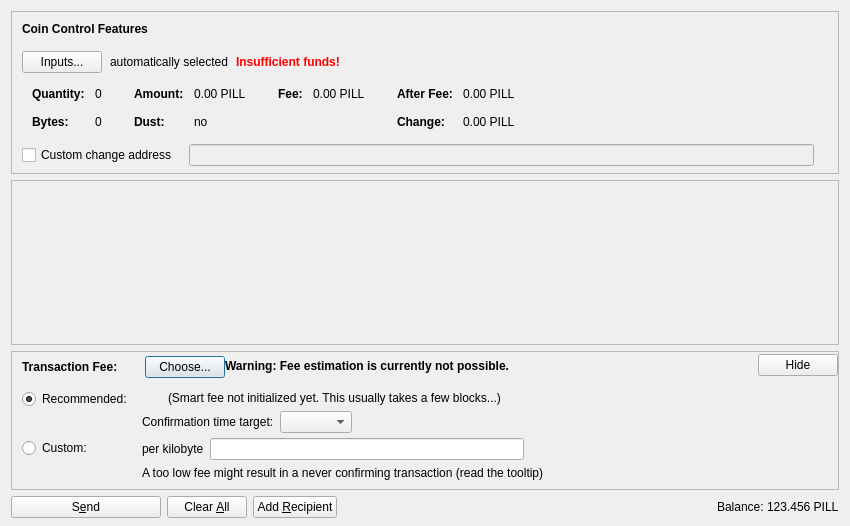
<?xml version="1.0" encoding="UTF-8"?>
<ui version="4.0">
 <class>SendCoinsDialog</class>
 <widget class="QDialog" name="SendCoinsDialog">
  <property name="geometry">
   <rect>
    <x>0</x>
    <y>0</y>
    <width>850</width>
    <height>526</height>
   </rect>
  </property>
  <property name="windowTitle">
   <string>Send Coins</string>
  </property>
  <layout class="QVBoxLayout" name="verticalLayout" stretch="0,1,0,0">
   <property name="bottomMargin">
    <number>8</number>
   </property>
   <item>
    <widget class="QFrame" name="frameCoinControl">
     <property name="sizePolicy">
      <sizepolicy hsizetype="Expanding" vsizetype="Expanding">
       <horstretch>0</horstretch>
       <verstretch>0</verstretch>
      </sizepolicy>
     </property>
     <property name="maximumSize">
      <size>
       <width>16777215</width>
       <height>16777215</height>
      </size>
     </property>
     <property name="frameShape">
      <enum>QFrame::StyledPanel</enum>
     </property>
     <property name="frameShadow">
      <enum>QFrame::Sunken</enum>
     </property>
     <layout class="QVBoxLayout" name="verticalLayoutCoinControl2">
      <property name="spacing">
       <number>0</number>
      </property>
      <property name="leftMargin">
       <number>0</number>
      </property>
      <property name="topMargin">
       <number>0</number>
      </property>
      <property name="rightMargin">
       <number>0</number>
      </property>
      <property name="bottomMargin">
       <number>6</number>
      </property>
      <item>
       <layout class="QVBoxLayout" name="verticalLayoutCoinControl" stretch="0,0,0,0,1">
        <property name="spacing">
         <number>0</number>
        </property>
        <property name="leftMargin">
         <number>10</number>
        </property>
        <property name="topMargin">
         <number>10</number>
        </property>
        <item>
         <layout class="QHBoxLayout" name="horizontalLayoutCoinControl1">
          <property name="bottomMargin">
           <number>15</number>
          </property>
          <item>
           <widget class="QLabel" name="labelCoinControlFeatures">
            <property name="sizePolicy">
             <sizepolicy hsizetype="Preferred" vsizetype="Maximum">
              <horstretch>0</horstretch>
              <verstretch>0</verstretch>
             </sizepolicy>
            </property>
            <property name="font">
             <font>
              <weight>75</weight>
              <bold>true</bold>
             </font>
            </property>
            <property name="styleSheet">
             <string notr="true">font-weight:bold;</string>
            </property>
            <property name="text">
             <string>Coin Control Features</string>
            </property>
           </widget>
          </item>
         </layout>
        </item>
        <item>
         <layout class="QHBoxLayout" name="horizontalLayoutCoinControl2" stretch="0,0,0,0">
          <property name="spacing">
           <number>8</number>
          </property>
          <property name="bottomMargin">
           <number>10</number>
          </property>
          <item>
           <widget class="QPushButton" name="pushButtonCoinControl">
            <property name="styleSheet">
             <string notr="true"/>
            </property>
            <property name="text">
             <string>Inputs...</string>
            </property>
            <property name="autoDefault">
             <bool>false</bool>
            </property>
           </widget>
          </item>
          <item>
           <widget class="QLabel" name="labelCoinControlAutomaticallySelected">
            <property name="text">
             <string>automatically selected</string>
            </property>
            <property name="margin">
             <number>5</number>
            </property>
           </widget>
          </item>
          <item>
           <widget class="QLabel" name="labelCoinControlInsuffFunds">
            <property name="font">
             <font>
              <weight>75</weight>
              <bold>true</bold>
             </font>
            </property>
            <property name="styleSheet">
             <string notr="true">color:red;font-weight:bold;</string>
            </property>
            <property name="text">
             <string>Insufficient funds!</string>
            </property>
            <property name="margin">
             <number>5</number>
            </property>
           </widget>
          </item>
          <item>
           <spacer name="horizontalSpacerCoinControl">
            <property name="orientation">
             <enum>Qt::Horizontal</enum>
            </property>
            <property name="sizeHint" stdset="0">
             <size>
              <width>40</width>
              <height>1</height>
             </size>
            </property>
           </spacer>
          </item>
         </layout>
        </item>
        <item>
         <widget class="QWidget" name="widgetCoinControl" native="true">
          <property name="sizePolicy">
           <sizepolicy hsizetype="Preferred" vsizetype="Preferred">
            <horstretch>0</horstretch>
            <verstretch>0</verstretch>
           </sizepolicy>
          </property>
          <property name="minimumSize">
           <size>
            <width>0</width>
            <height>0</height>
           </size>
          </property>
          <property name="styleSheet">
           <string notr="true"/>
          </property>
          <layout class="QHBoxLayout" name="horizontalLayoutCoinControl5">
           <property name="leftMargin">
            <number>0</number>
           </property>
           <property name="topMargin">
            <number>0</number>
           </property>
           <property name="rightMargin">
            <number>0</number>
           </property>
           <property name="bottomMargin">
            <number>0</number>
           </property>
           <item>
            <layout class="QHBoxLayout" name="horizontalLayoutCoinControl3" stretch="0,0,0,1">
             <property name="spacing">
              <number>20</number>
             </property>
             <property name="topMargin">
              <number>0</number>
             </property>
             <property name="bottomMargin">
              <number>10</number>
             </property>
             <item>
              <layout class="QFormLayout" name="formLayoutCoinControl1">
               <property name="horizontalSpacing">
                <number>10</number>
               </property>
               <property name="verticalSpacing">
                <number>14</number>
               </property>
               <property name="leftMargin">
                <number>10</number>
               </property>
               <property name="topMargin">
                <number>4</number>
               </property>
               <property name="rightMargin">
                <number>6</number>
               </property>
               <item row="0" column="0">
                <widget class="QLabel" name="labelCoinControlQuantityText">
                 <property name="font">
                  <font>
                   <weight>75</weight>
                   <bold>true</bold>
                  </font>
                 </property>
                 <property name="text">
                  <string>Quantity:</string>
                 </property>
                 <property name="margin">
                  <number>0</number>
                 </property>
                </widget>
               </item>
               <item row="0" column="1">
                <widget class="QLabel" name="labelCoinControlQuantity">
                 <property name="cursor">
                  <cursorShape>IBeamCursor</cursorShape>
                 </property>
                 <property name="contextMenuPolicy">
                  <enum>Qt::ActionsContextMenu</enum>
                 </property>
                 <property name="text">
                  <string notr="true">0</string>
                 </property>
                 <property name="margin">
                  <number>0</number>
                 </property>
                 <property name="textInteractionFlags">
                  <set>Qt::LinksAccessibleByMouse|Qt::TextSelectableByKeyboard|Qt::TextSelectableByMouse</set>
                 </property>
                </widget>
               </item>
               <item row="1" column="0">
                <widget class="QLabel" name="labelCoinControlBytesText">
                 <property name="font">
                  <font>
                   <weight>75</weight>
                   <bold>true</bold>
                  </font>
                 </property>
                 <property name="text">
                  <string>Bytes:</string>
                 </property>
                </widget>
               </item>
               <item row="1" column="1">
                <widget class="QLabel" name="labelCoinControlBytes">
                 <property name="cursor">
                  <cursorShape>IBeamCursor</cursorShape>
                 </property>
                 <property name="contextMenuPolicy">
                  <enum>Qt::ActionsContextMenu</enum>
                 </property>
                 <property name="text">
                  <string notr="true">0</string>
                 </property>
                 <property name="textInteractionFlags">
                  <set>Qt::LinksAccessibleByMouse|Qt::TextSelectableByKeyboard|Qt::TextSelectableByMouse</set>
                 </property>
                </widget>
               </item>
              </layout>
             </item>
             <item>
              <layout class="QFormLayout" name="formLayoutCoinControl2">
               <property name="horizontalSpacing">
                <number>10</number>
               </property>
               <property name="verticalSpacing">
                <number>14</number>
               </property>
               <property name="leftMargin">
                <number>6</number>
               </property>
               <property name="topMargin">
                <number>4</number>
               </property>
               <property name="rightMargin">
                <number>6</number>
               </property>
               <item row="0" column="0">
                <widget class="QLabel" name="labelCoinControlAmountText">
                 <property name="font">
                  <font>
                   <weight>75</weight>
                   <bold>true</bold>
                  </font>
                 </property>
                 <property name="text">
                  <string>Amount:</string>
                 </property>
                 <property name="margin">
                  <number>0</number>
                 </property>
                </widget>
               </item>
               <item row="0" column="1">
                <widget class="QLabel" name="labelCoinControlAmount">
                 <property name="cursor">
                  <cursorShape>IBeamCursor</cursorShape>
                 </property>
                 <property name="contextMenuPolicy">
                  <enum>Qt::ActionsContextMenu</enum>
                 </property>
                 <property name="text">
                  <string notr="true">0.00 PILL</string>
                 </property>
                 <property name="textInteractionFlags">
                  <set>Qt::LinksAccessibleByMouse|Qt::TextSelectableByKeyboard|Qt::TextSelectableByMouse</set>
                 </property>
                </widget>
               </item>
               <item row="1" column="0">
                <widget class="QLabel" name="labelCoinControlLowOutputText">
                 <property name="font">
                  <font>
                   <weight>75</weight>
                   <bold>true</bold>
                  </font>
                 </property>
                 <property name="text">
                  <string>Dust:</string>
                 </property>
                </widget>
               </item>
               <item row="1" column="1">
                <widget class="QLabel" name="labelCoinControlLowOutput">
                 <property name="cursor">
                  <cursorShape>IBeamCursor</cursorShape>
                 </property>
                 <property name="contextMenuPolicy">
                  <enum>Qt::ActionsContextMenu</enum>
                 </property>
                 <property name="text">
                  <string notr="true">no</string>
                 </property>
                 <property name="textInteractionFlags">
                  <set>Qt::LinksAccessibleByMouse|Qt::TextSelectableByKeyboard|Qt::TextSelectableByMouse</set>
                 </property>
                </widget>
               </item>
              </layout>
             </item>
             <item>
              <layout class="QFormLayout" name="formLayoutCoinControl3">
               <property name="horizontalSpacing">
                <number>10</number>
               </property>
               <property name="verticalSpacing">
                <number>14</number>
               </property>
               <property name="leftMargin">
                <number>6</number>
               </property>
               <property name="topMargin">
                <number>4</number>
               </property>
               <property name="rightMargin">
                <number>6</number>
               </property>
               <item row="0" column="0">
                <widget class="QLabel" name="labelCoinControlFeeText">
                 <property name="font">
                  <font>
                   <weight>75</weight>
                   <bold>true</bold>
                  </font>
                 </property>
                 <property name="text">
                  <string>Fee:</string>
                 </property>
                 <property name="margin">
                  <number>0</number>
                 </property>
                </widget>
               </item>
               <item row="0" column="1">
                <widget class="QLabel" name="labelCoinControlFee">
                 <property name="cursor">
                  <cursorShape>IBeamCursor</cursorShape>
                 </property>
                 <property name="contextMenuPolicy">
                  <enum>Qt::ActionsContextMenu</enum>
                 </property>
                 <property name="text">
                  <string notr="true">0.00 PILL</string>
                 </property>
                 <property name="textInteractionFlags">
                  <set>Qt::LinksAccessibleByMouse|Qt::TextSelectableByKeyboard|Qt::TextSelectableByMouse</set>
                 </property>
                </widget>
               </item>
              </layout>
             </item>
             <item>
              <layout class="QFormLayout" name="formLayoutCoinControl4">
               <property name="horizontalSpacing">
                <number>10</number>
               </property>
               <property name="verticalSpacing">
                <number>14</number>
               </property>
               <property name="leftMargin">
                <number>6</number>
               </property>
               <property name="topMargin">
                <number>4</number>
               </property>
               <property name="rightMargin">
                <number>6</number>
               </property>
               <item row="0" column="0">
                <widget class="QLabel" name="labelCoinControlAfterFeeText">
                 <property name="font">
                  <font>
                   <weight>75</weight>
                   <bold>true</bold>
                  </font>
                 </property>
                 <property name="text">
                  <string>After Fee:</string>
                 </property>
                 <property name="margin">
                  <number>0</number>
                 </property>
                </widget>
               </item>
               <item row="0" column="1">
                <widget class="QLabel" name="labelCoinControlAfterFee">
                 <property name="cursor">
                  <cursorShape>IBeamCursor</cursorShape>
                 </property>
                 <property name="contextMenuPolicy">
                  <enum>Qt::ActionsContextMenu</enum>
                 </property>
                 <property name="text">
                  <string notr="true">0.00 PILL</string>
                 </property>
                 <property name="textInteractionFlags">
                  <set>Qt::LinksAccessibleByMouse|Qt::TextSelectableByKeyboard|Qt::TextSelectableByMouse</set>
                 </property>
                </widget>
               </item>
               <item row="1" column="0">
                <widget class="QLabel" name="labelCoinControlChangeText">
                 <property name="font">
                  <font>
                   <weight>75</weight>
                   <bold>true</bold>
                  </font>
                 </property>
                 <property name="text">
                  <string>Change:</string>
                 </property>
                </widget>
               </item>
               <item row="1" column="1">
                <widget class="QLabel" name="labelCoinControlChange">
                 <property name="cursor">
                  <cursorShape>IBeamCursor</cursorShape>
                 </property>
                 <property name="contextMenuPolicy">
                  <enum>Qt::ActionsContextMenu</enum>
                 </property>
                 <property name="text">
                  <string notr="true">0.00 PILL</string>
                 </property>
                 <property name="textInteractionFlags">
                  <set>Qt::LinksAccessibleByMouse|Qt::TextSelectableByKeyboard|Qt::TextSelectableByMouse</set>
                 </property>
                </widget>
               </item>
              </layout>
             </item>
            </layout>
           </item>
          </layout>
         </widget>
        </item>
        <item>
         <layout class="QHBoxLayout" name="horizontalLayoutCoinControl4" stretch="0,0,0">
          <property name="spacing">
           <number>12</number>
          </property>
          <property name="sizeConstraint">
           <enum>QLayout::SetDefaultConstraint</enum>
          </property>
          <property name="topMargin">
           <number>5</number>
          </property>
          <property name="rightMargin">
           <number>5</number>
          </property>
          <item>
           <widget class="QCheckBox" name="checkBoxCoinControlChange">
            <property name="toolTip">
             <string>If this is activated, but the change address is empty or invalid, change will be sent to a newly generated address.</string>
            </property>
            <property name="text">
             <string>Custom change address</string>
            </property>
           </widget>
          </item>
          <item>
           <widget class="QValidatedLineEdit" name="lineEditCoinControlChange">
            <property name="enabled">
             <bool>false</bool>
            </property>
            <property name="sizePolicy">
             <sizepolicy hsizetype="Expanding" vsizetype="Fixed">
              <horstretch>0</horstretch>
              <verstretch>0</verstretch>
             </sizepolicy>
            </property>
           </widget>
          </item>
          <item>
           <widget class="QLabel" name="labelCoinControlChangeLabel">
            <property name="sizePolicy">
             <sizepolicy hsizetype="Preferred" vsizetype="Expanding">
              <horstretch>0</horstretch>
              <verstretch>0</verstretch>
             </sizepolicy>
            </property>
            <property name="minimumSize">
             <size>
              <width>0</width>
              <height>0</height>
             </size>
            </property>
            <property name="text">
             <string/>
            </property>
            <property name="margin">
             <number>3</number>
            </property>
           </widget>
          </item>
         </layout>
        </item>
        <item>
         <spacer name="verticalSpacerCoinControl">
          <property name="orientation">
           <enum>Qt::Vertical</enum>
          </property>
          <property name="sizeHint" stdset="0">
           <size>
            <width>800</width>
            <height>1</height>
           </size>
          </property>
         </spacer>
        </item>
       </layout>
      </item>
     </layout>
    </widget>
   </item>
   <item>
    <widget class="QScrollArea" name="scrollArea">
     <property name="widgetResizable">
      <bool>true</bool>
     </property>
     <widget class="QWidget" name="scrollAreaWidgetContents">
      <property name="geometry">
       <rect>
        <x>0</x>
        <y>0</y>
        <width>830</width>
        <height>104</height>
       </rect>
      </property>
      <layout class="QVBoxLayout" name="verticalLayout_2" stretch="0,1">
       <property name="leftMargin">
        <number>0</number>
       </property>
       <property name="topMargin">
        <number>0</number>
       </property>
       <property name="rightMargin">
        <number>0</number>
       </property>
       <property name="bottomMargin">
        <number>0</number>
       </property>
       <item>
        <layout class="QVBoxLayout" name="entries">
         <property name="spacing">
          <number>6</number>
         </property>
        </layout>
       </item>
       <item>
        <spacer name="verticalSpacer">
         <property name="orientation">
          <enum>Qt::Vertical</enum>
         </property>
         <property name="sizeHint" stdset="0">
          <size>
           <width>20</width>
           <height>40</height>
          </size>
         </property>
        </spacer>
       </item>
      </layout>
     </widget>
    </widget>
   </item>
   <item>
    <widget class="QFrame" name="frameFee">
     <property name="sizePolicy">
      <sizepolicy hsizetype="Expanding" vsizetype="Expanding">
       <horstretch>0</horstretch>
       <verstretch>0</verstretch>
      </sizepolicy>
     </property>
     <property name="maximumSize">
      <size>
       <width>16777215</width>
       <height>16777215</height>
      </size>
     </property>
     <property name="frameShape">
      <enum>QFrame::StyledPanel</enum>
     </property>
     <property name="frameShadow">
      <enum>QFrame::Sunken</enum>
     </property>
     <layout class="QVBoxLayout" name="verticalLayoutFee1">
      <property name="spacing">
       <number>0</number>
      </property>
      <property name="leftMargin">
       <number>0</number>
      </property>
      <property name="topMargin">
       <number>0</number>
      </property>
      <property name="rightMargin">
       <number>0</number>
      </property>
      <property name="bottomMargin">
       <number>0</number>
      </property>
      <item>
       <layout class="QVBoxLayout" name="verticalLayoutFee2" stretch="0,0,0">
        <property name="spacing">
         <number>0</number>
        </property>
        <property name="leftMargin">
         <number>10</number>
        </property>
        <property name="topMargin">
         <number>0</number>
        </property>
        <item>
         <layout class="QHBoxLayout" name="horizontalLayoutFee1">
          <property name="bottomMargin">
           <number>0</number>
          </property>
          <item>
           <layout class="QVBoxLayout" name="verticalLayoutFee7">
            <property name="spacing">
             <number>0</number>
            </property>
            <item>
             <spacer name="verticalSpacerSmartFee">
              <property name="orientation">
               <enum>Qt::Vertical</enum>
              </property>
              <property name="sizeType">
               <enum>QSizePolicy::Fixed</enum>
              </property>
              <property name="sizeHint" stdset="0">
               <size>
                <width>1</width>
                <height>4</height>
               </size>
              </property>
             </spacer>
            </item>
            <item>
             <layout class="QHBoxLayout" name="horizontalLayoutSmartFee">
              <property name="spacing">
               <number>10</number>
              </property>
              <item>
               <widget class="QLabel" name="labelFeeHeadline">
                <property name="sizePolicy">
                 <sizepolicy hsizetype="Preferred" vsizetype="Maximum">
                  <horstretch>0</horstretch>
                  <verstretch>0</verstretch>
                 </sizepolicy>
                </property>
                <property name="font">
                 <font>
                  <weight>75</weight>
                  <bold>true</bold>
                 </font>
                </property>
                <property name="styleSheet">
                 <string notr="true">font-weight:bold;</string>
                </property>
                <property name="text">
                 <string>Transaction Fee:</string>
                </property>
               </widget>
              </item>
              <item>
               <widget class="QLabel" name="labelFeeMinimized">
                <property name="text">
                 <string/>
                </property>
               </widget>
              </item>
              <item>
               <widget class="QPushButton" name="buttonChooseFee">
                <property name="text">
                 <string>Choose...</string>
                </property>
               </widget>
              </item>
             </layout>
            </item>
            <item>
             <spacer name="verticalSpacer_5">
              <property name="orientation">
               <enum>Qt::Vertical</enum>
              </property>
              <property name="sizeHint" stdset="0">
               <size>
                <width>1</width>
                <height>1</height>
               </size>
              </property>
             </spacer>
            </item>
           </layout>
          </item>
          <item>
           <widget class="QLabel" name="fallbackFeeWarningLabel">
            <property name="toolTip">
             <string>Using the fallbackfee can result in sending a transaction that will take several hours or days (or never) to confirm. Consider choosing your fee manually or wait until you have validated the complete chain.</string>
            </property>
            <property name="font">
            <font>
                <weight>75</weight>
                <bold>true</bold>
            </font>
            </property>
            <property name="text">
             <string>Warning: Fee estimation is currently not possible.</string>
            </property>
            <property name="wordWrap">
             <bool>false</bool>
            </property>
           </widget>
          </item>
          <item>
           <spacer name="horizontalSpacer_4">
            <property name="orientation">
             <enum>Qt::Horizontal</enum>
            </property>
            <property name="sizeType">
             <enum>QSizePolicy::MinimumExpanding</enum>
            </property>
            <property name="sizeHint" stdset="0">
             <size>
              <width>40</width>
              <height>20</height>
             </size>
            </property>
           </spacer>
          </item>
          <item>
           <widget class="QPushButton" name="buttonMinimizeFee">
            <property name="toolTip">
             <string>collapse fee-settings</string>
            </property>
            <property name="text">
             <string>Hide</string>
            </property>
           </widget>
          </item>
         </layout>
        </item>
        <item>
         <widget class="QFrame" name="frameFeeSelection">
          <layout class="QVBoxLayout" name="verticalLayoutFee12">
           <property name="spacing">
            <number>0</number>
           </property>
           <property name="leftMargin">
            <number>0</number>
           </property>
           <property name="topMargin">
            <number>0</number>
           </property>
           <property name="rightMargin">
            <number>0</number>
           </property>
           <property name="bottomMargin">
            <number>0</number>
           </property>
           <item>
            <layout class="QGridLayout" name="gridLayoutFee">
             <property name="topMargin">
              <number>10</number>
             </property>
             <property name="bottomMargin">
              <number>4</number>
             </property>
             <property name="horizontalSpacing">
              <number>10</number>
             </property>
             <property name="verticalSpacing">
              <number>4</number>
             </property>
             <item row="1" column="1">
              <layout class="QVBoxLayout" name="verticalLayoutFee8">
               <property name="spacing">
                <number>6</number>
               </property>
               <item>
                <layout class="QHBoxLayout" name="horizontalLayoutFee13">
                 <item>
                  <widget class="QLabel" name="labelCustomPerKilobyte">
                   <property name="toolTip">
                    <string>Specify a custom fee per kB (1,000 bytes) of the transaction's virtual size.

Note:  Since the fee is calculated on a per-byte basis, a fee of "100 satoshis per kB" for a transaction size of 500 bytes (half of 1 kB) would ultimately yield a fee of only 50 satoshis.</string>
                   </property>
                   <property name="text">
                    <string>per kilobyte</string>
                   </property>
                  </widget>
                 </item>
                 <item>
                  <widget class="BitcoinAmountField" name="customFee"/>
                 </item>
                 <item>
                  <spacer name="horizontalSpacer_6">
                   <property name="orientation">
                    <enum>Qt::Horizontal</enum>
                   </property>
                   <property name="sizeHint" stdset="0">
                    <size>
                     <width>1</width>
                     <height>1</height>
                    </size>
                   </property>
                  </spacer>
                 </item>
                </layout>
               </item>
               <item>
                <layout class="QHBoxLayout" name="horizontalLayoutFee8">
                 <item>
                  <widget class="QLabel" name="labelCustomFeeWarning">
                   <property name="enabled">
                    <bool>true</bool>
                   </property>
                   <property name="toolTip">
                    <string>When there is less transaction volume than space in the blocks, miners as well as relaying nodes may enforce a minimum fee. Paying only this minimum fee is just fine, but be aware that this can result in a never confirming transaction once there is more demand for pillcoin transactions than the network can process.</string>
                   </property>
                   <property name="text">
                    <string>A too low fee might result in a never confirming transaction (read the tooltip)</string>
                   </property>
                  </widget>
                 </item>
                 <item>
                  <spacer name="horizontalSpacer_2">
                   <property name="orientation">
                    <enum>Qt::Horizontal</enum>
                   </property>
                   <property name="sizeHint" stdset="0">
                    <size>
                     <width>1</width>
                     <height>1</height>
                    </size>
                   </property>
                  </spacer>
                 </item>
                </layout>
               </item>
              </layout>
             </item>
             <item row="0" column="0">
              <layout class="QVBoxLayout" name="verticalLayoutFee4" stretch="0,1">
               <item>
                <widget class="QRadioButton" name="radioSmartFee">
                 <property name="text">
                  <string>Recommended:</string>
                 </property>
                 <property name="checked">
                  <bool>true</bool>
                 </property>
                 <attribute name="buttonGroup">
                  <string notr="true">groupFee</string>
                 </attribute>
                </widget>
               </item>
               <item>
                <spacer name="verticalSpacer_2">
                 <property name="orientation">
                  <enum>Qt::Vertical</enum>
                 </property>
                 <property name="sizeHint" stdset="0">
                  <size>
                   <width>1</width>
                   <height>1</height>
                  </size>
                 </property>
                </spacer>
               </item>
              </layout>
             </item>
             <item row="1" column="0">
              <layout class="QVBoxLayout" name="verticalLayoutFee9" stretch="0,1">
               <item>
                <widget class="QRadioButton" name="radioCustomFee">
                 <property name="text">
                  <string>Custom:</string>
                 </property>
                 <attribute name="buttonGroup">
                  <string notr="true">groupFee</string>
                 </attribute>
                </widget>
               </item>
               <item>
                <spacer name="verticalSpacer_6">
                 <property name="orientation">
                  <enum>Qt::Vertical</enum>
                 </property>
                 <property name="sizeHint" stdset="0">
                  <size>
                   <width>1</width>
                   <height>1</height>
                  </size>
                 </property>
                </spacer>
               </item>
              </layout>
             </item>
             <item row="0" column="1">
              <layout class="QVBoxLayout" name="verticalLayoutFee3" stretch="0,0,1">
               <property name="spacing">
                <number>6</number>
               </property>
               <property name="topMargin">
                <number>2</number>
               </property>
               <item>
                <layout class="QHBoxLayout" name="horizontalLayoutFee12">
                 <item>
                  <widget class="QLabel" name="labelSmartFee">
                   <property name="text">
                    <string/>
                   </property>
                  </widget>
                 </item>
                 <item>
                  <widget class="QLabel" name="labelFeeEstimation">
                   <property name="text">
                    <string/>
                   </property>
                  </widget>
                 </item>
                 <item>
                  <widget class="QLabel" name="labelSmartFee2">
                   <property name="text">
                    <string>(Smart fee not initialized yet. This usually takes a few blocks...)</string>
                   </property>
                  </widget>
                 </item>
                 <item>
                  <spacer name="horizontalSpacer_5">
                   <property name="orientation">
                    <enum>Qt::Horizontal</enum>
                   </property>
                   <property name="sizeHint" stdset="0">
                    <size>
                     <width>1</width>
                     <height>1</height>
                    </size>
                   </property>
                  </spacer>
                 </item>
                </layout>
               </item>
               <item>
                <layout class="QHBoxLayout" name="horizontalLayoutFee9">
                 <item>
                  <layout class="QVBoxLayout" name="verticalLayoutFee6">
                   <item>
                    <widget class="QLabel" name="labelSmartFee3">
                     <property name="text">
                      <string>Confirmation time target:</string>
                     </property>
                    </widget>
                   </item>
                  </layout>
                 </item>
                 <item>
                  <layout class="QVBoxLayout" name="verticalLayoutFee5">
                   <property name="rightMargin">
                    <number>30</number>
                   </property>
                   <item>
                    <layout class="QHBoxLayout" name="horizontalLayoutConfTarget">
                     <property name="bottomMargin">
                      <number>0</number>
                     </property>
                     <item>
                      <widget class="QComboBox" name="confTargetSelector"/>
                     </item>
                     <item>
                      <spacer name="horizontalSpacerConfTarget">
                       <property name="orientation">
                        <enum>Qt::Horizontal</enum>
                       </property>
                       <property name="sizeHint" stdset="0">
                        <size>
                         <width>40</width>
                         <height>20</height>
                        </size>
                       </property>
                      </spacer>
                     </item>
                    </layout>
                   </item>
                  </layout>
                 </item>
                </layout>
               </item>
               <item>
                <spacer name="verticalSpacer_4">
                 <property name="orientation">
                  <enum>Qt::Vertical</enum>
                 </property>
                 <property name="sizeHint" stdset="0">
                  <size>
                   <width>1</width>
                   <height>1</height>
                  </size>
                 </property>
                </spacer>
               </item>
              </layout>
             </item>
            </layout>
           </item>
          </layout>
         </widget>
        </item>
        <item>
         <spacer name="verticalSpacerFee">
          <property name="orientation">
           <enum>Qt::Vertical</enum>
          </property>
          <property name="sizeHint" stdset="0">
           <size>
            <width>40</width>
            <height>5</height>
           </size>
          </property>
         </spacer>
        </item>
       </layout>
      </item>
     </layout>
    </widget>
   </item>
   <item>
    <layout class="QHBoxLayout" name="horizontalLayout">
     <item>
      <widget class="QPushButton" name="sendButton">
       <property name="minimumSize">
        <size>
         <width>150</width>
         <height>0</height>
        </size>
       </property>
       <property name="toolTip">
        <string>Confirm the send action</string>
       </property>
       <property name="text">
        <string>S&amp;end</string>
       </property>
       <property name="icon">
        <iconset resource="../bitcoin.qrc">
         <normaloff>:/icons/send</normaloff>:/icons/send</iconset>
       </property>
       <property name="autoDefault">
        <bool>false</bool>
       </property>
       <property name="default">
        <bool>false</bool>
       </property>
      </widget>
     </item>
     <item>
      <widget class="QPushButton" name="clearButton">
       <property name="sizePolicy">
        <sizepolicy hsizetype="Minimum" vsizetype="Fixed">
         <horstretch>0</horstretch>
         <verstretch>0</verstretch>
        </sizepolicy>
       </property>
       <property name="toolTip">
        <string>Clear all fields of the form.</string>
       </property>
       <property name="text">
        <string>Clear &amp;All</string>
       </property>
       <property name="icon">
        <iconset resource="../bitcoin.qrc">
         <normaloff>:/icons/remove</normaloff>:/icons/remove</iconset>
       </property>
       <property name="autoDefault">
        <bool>false</bool>
       </property>
      </widget>
     </item>
     <item>
      <widget class="QPushButton" name="addButton">
       <property name="toolTip">
        <string>Send to multiple recipients at once</string>
       </property>
       <property name="text">
        <string>Add &amp;Recipient</string>
       </property>
       <property name="icon">
        <iconset resource="../bitcoin.qrc">
         <normaloff>:/icons/add</normaloff>:/icons/add</iconset>
       </property>
       <property name="autoDefault">
        <bool>false</bool>
       </property>
      </widget>
     </item>
     <item>
      <spacer name="horizontalSpacer">
       <property name="orientation">
        <enum>Qt::Horizontal</enum>
       </property>
       <property name="sizeHint" stdset="0">
        <size>
         <width>40</width>
         <height>20</height>
        </size>
       </property>
      </spacer>
     </item>
     <item>
      <layout class="QHBoxLayout" name="horizontalLayout_2">
       <property name="spacing">
        <number>3</number>
       </property>
       <item>
        <widget class="QLabel" name="label">
         <property name="sizePolicy">
          <sizepolicy hsizetype="Preferred" vsizetype="Fixed">
           <horstretch>0</horstretch>
           <verstretch>0</verstretch>
          </sizepolicy>
         </property>
         <property name="text">
          <string>Balance:</string>
         </property>
        </widget>
       </item>
       <item>
        <widget class="QLabel" name="labelBalance">
         <property name="sizePolicy">
          <sizepolicy hsizetype="Preferred" vsizetype="Fixed">
           <horstretch>0</horstretch>
           <verstretch>0</verstretch>
          </sizepolicy>
         </property>
         <property name="cursor">
          <cursorShape>IBeamCursor</cursorShape>
         </property>
         <property name="text">
          <string notr="true">123.456 PILL</string>
         </property>
         <property name="textInteractionFlags">
          <set>Qt::LinksAccessibleByMouse|Qt::TextSelectableByKeyboard|Qt::TextSelectableByMouse</set>
         </property>
        </widget>
       </item>
      </layout>
     </item>
    </layout>
   </item>
  </layout>
 </widget>
 <customwidgets>
  <customwidget>
   <class>QValidatedLineEdit</class>
   <extends>QLineEdit</extends>
   <header>qt/qvalidatedlineedit.h</header>
  </customwidget>
  <customwidget>
   <class>BitcoinAmountField</class>
   <extends>QLineEdit</extends>
   <header>qt/bitcoinamountfield.h</header>
   <container>1</container>
  </customwidget>
 </customwidgets>
 <resources>
  <include location="../bitcoin.qrc"/>
 </resources>
 <connections/>
 <buttongroups>
  <buttongroup name="groupFee"/>
 </buttongroups>
</ui>
